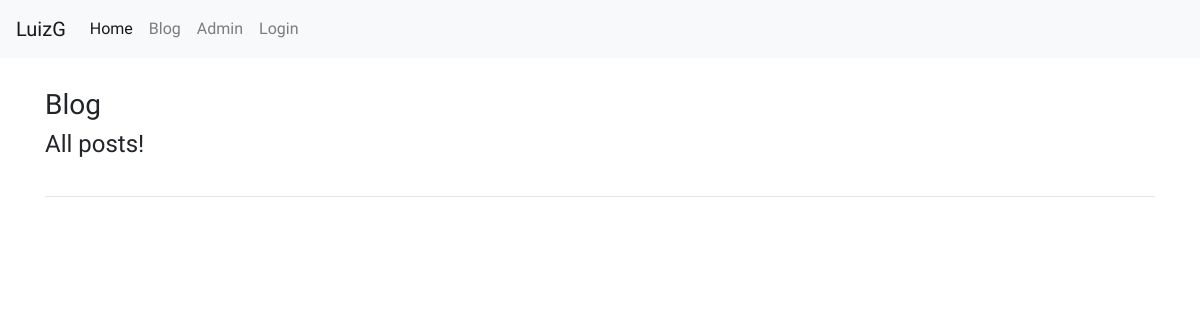
/blog/, run on an earlier commit of the app's database.
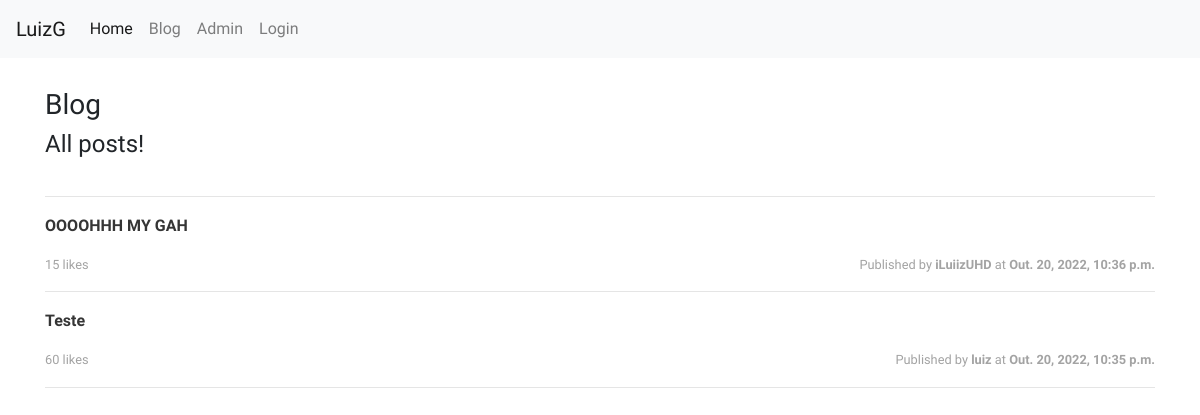
And on a later commit of the database.
### blog/models.py (models this page shows, shortened)
class Post(models.Model):
  title = models.CharField(max_length=255, unique=True)
  slug = models.SlugField(max_length=255, unique=True)
  author = models.ForeignKey(User, on_delete=models.CASCADE)
  published = models.BooleanField(default=False)
  objects = models.Manager()
  status = PublishedMgr()
  text = models.TextField()
  tags = models.TextField(default="", null=True)
  likes = models.PositiveIntegerField(default=0)
  createdAt = models.DateTimeField(auto_now_add=True, null=True)
  updatedAt = models.DateTimeField(auto_now=True, null=True)
  class Meta:
    ordering = ['-createdAt']
  def get_absolute_url(self):
    return reverse("blog_post", args=[self.slug])

### blog/views.py (the view)
# urls.py: path('', views.Blog.as_view(), name="blog"),
class Blog(ListView):
  model = Post
  template_name = 'blog/blog.html'
  context_object_name = 'posts'

### blog/templates/blog/blog.html (shortened to what this page needs)
{% extends 'base.html' %}
{% load static %}
{% load i18n %}
{% block custom_style %}
  <link rel="stylesheet" href="{% static 'css/blog/style.css' %}">
{% endblock custom_style %}
{% block content %}
<section class="blog-container">
  <div class="blog-header">
    <div class="row">
      <div class="col">
        <h3>{% trans "Blog" %}</h3>
        <h4>{% trans "All posts!" %}</h4>
      </div>
    </div>
  </div>
  <div class="blog-posts">
    <ul class="list-unstyled">
      <hr>
      {% for post in posts %}
        <li class="media">
          <div class="media-body">
            <a class="mt-0 fs-22 post-title-link" href="{{ post.get_absolute_url }}"><b>{{ post.title }}</b></a>
            <p>
              <span class="post-likes">{{ post.likes }} likes</span>
              <span class="post-date">{% trans "Published by" %} <b>{{ post.author }}</b> {% trans "at" %} <b>{{ post.createdAt }}</b></span>
            </p>
          </div>
        </li>
        <hr>
      {% endfor %}
    </ul>
  </div>
</section>
{% endblock content %}

What changed in the data, as far as the page shows it:
added Post: title "OOOOHHH MY GAH", likes "15", author "iLuiizUHD", createdAt "Out. 20, 2022, 10:36 p.m."
added Post: title "Teste", likes "60", author "luiz", createdAt "Out. 20, 2022, 10:35 p.m."
